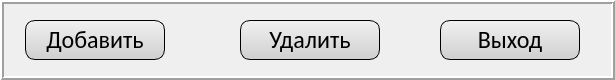
   <widget class="QFrame" name="frame_btn">
    <property name="geometry">
     <rect>
      <x>15</x>
      <y>567</y>
      <width>615</width>
      <height>80</height>
     </rect>
    </property>
    <property name="minimumSize">
     <size>
      <width>0</width>
      <height>0</height>
     </size>
    </property>
    <property name="maximumSize">
     <size>
      <width>1500</width>
      <height>1000</height>
     </size>
    </property>
    <property name="frameShape">
     <enum>QFrame::Box</enum>
    </property>
    <property name="frameShadow">
     <enum>QFrame::Raised</enum>
    </property>
    <property name="lineWidth">
     <number>2</number>
    </property>
    <widget class="QPushButton" name="btn_add">
     <property name="geometry">
      <rect>
       <x>25</x>
       <y>20</y>
       <width>140</width>
       <height>40</height>
      </rect>
     </property>
     <property name="minimumSize">
      <size>
       <width>140</width>
       <height>40</height>
      </size>
     </property>
     <property name="maximumSize">
      <size>
       <width>140</width>
       <height>40</height>
      </size>
     </property>
     <property name="font">
      <font>
       <family>Calibri</family>
       <pointsize>18</pointsize>
       <weight>50</weight>
       <bold>false</bold>
      </font>
     </property>
     <property name="styleSheet">
      <string notr="true">QPushButton 
{
	color: rgb(0, 0, 0);
	background-color: qlineargradient(spread:pad, x1:0.489, y1:0.0227273, x2:0.489, y2:1, stop:0 rgba(240, 240, 240, 255), stop:1 rgba(207, 207, 207, 255));

	border: 1px rgb(0, 0, 0);
	border-radius: 10px;

	border-style: outset;

	padding: 5px;
}

QPushButton:hover
{
	background-color: qlineargradient(spread:pad, x1:0.489, y1:0.0227273, x2:0.489, y2:1, stop:0 rgba(234, 246, 253, 255), stop:1 rgba(169, 219, 246, 255));
	
}
	

QPushButton:checked
{
	
	background-color: rgb(0, 0, 255);
	
}</string>
     </property>
     <property name="text">
      <string>Добавить</string>
     </property>
    </widget>
    <widget class="QPushButton" name="btn_del">
     <property name="geometry">
      <rect>
       <x>240</x>
       <y>20</y>
       <width>140</width>
       <height>40</height>
      </rect>
     </property>
     <property name="minimumSize">
      <size>
       <width>140</width>
       <height>40</height>
      </size>
     </property>
     <property name="maximumSize">
      <size>
       <width>140</width>
       <height>40</height>
      </size>
     </property>
     <property name="font">
      <font>
       <family>Calibri</family>
       <pointsize>18</pointsize>
       <weight>50</weight>
       <bold>false</bold>
      </font>
     </property>
     <property name="styleSheet">
      <string notr="true">QPushButton 
{
	color: rgb(0, 0, 0);
	background-color: qlineargradient(spread:pad, x1:0.489, y1:0.0227273, x2:0.489, y2:1, stop:0 rgba(240, 240, 240, 255), stop:1 rgba(207, 207, 207, 255));

	border: 1px rgb(0, 0, 0);
	border-radius: 10px;

	border-style: outset;

	padding: 5px;
}

QPushButton:hover
{
	background-color: qlineargradient(spread:pad, x1:0.489, y1:0.0227273, x2:0.489, y2:1, stop:0 rgba(234, 246, 253, 255), stop:1 rgba(169, 219, 246, 255));
	
}
	

QPushButton:checked
{
	
	background-color: rgb(0, 0, 255);
	
}</string>
     </property>
     <property name="text">
      <string>Удалить</string>
     </property>
    </widget>
    <widget class="QPushButton" name="btn_exit">
     <property name="geometry">
      <rect>
       <x>440</x>
       <y>20</y>
       <width>140</width>
       <height>40</height>
      </rect>
     </property>
     <property name="minimumSize">
      <size>
       <width>140</width>
       <height>40</height>
      </size>
     </property>
     <property name="maximumSize">
      <size>
       <width>140</width>
       <height>40</height>
      </size>
     </property>
     <property name="font">
      <font>
       <family>Calibri</family>
       <pointsize>18</pointsize>
       <weight>50</weight>
       <bold>false</bold>
      </font>
     </property>
     <property name="styleSheet">
      <string notr="true">QPushButton 
{
	color: rgb(0, 0, 0);
	background-color: qlineargradient(spread:pad, x1:0.489, y1:0.0227273, x2:0.489, y2:1, stop:0 rgba(240, 240, 240, 255), stop:1 rgba(207, 207, 207, 255));

	border: 1px rgb(0, 0, 0);
	border-radius: 10px;

	border-style: outset;

	padding: 5px;
}

QPushButton:hover
{
	background-color: qlineargradient(spread:pad, x1:0.489, y1:0.0227273, x2:0.489, y2:1, stop:0 rgba(234, 246, 253, 255), stop:1 rgba(169, 219, 246, 255));
	
}
	

QPushButton:checked
{
	
	background-color: rgb(0, 0, 255);
	
}</string>
     </property>
     <property name="text">
      <string>Выход</string>
     </property>
    </widget>
   </widget>
